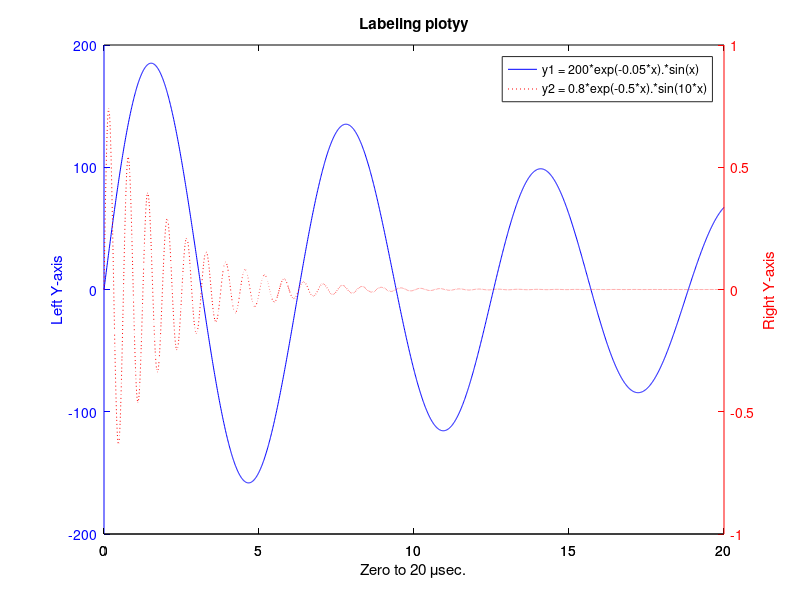

The MATLAB source for this figure:

x = 0:0.01:20;
y1 = 200*exp(-0.05*x).*sin(x);
y2 = 0.8*exp(-0.5*x).*sin(10*x);
[AX,H1,H2] = plotyy(x,y1,x,y2,'plot');
set(AX(1),'XColor','k','YColor','b');
set(AX(2),'XColor','k','YColor','r');
HH1=get(AX(1),'Ylabel');
set(HH1,'String','Left Y-axis');
set(HH1,'color','b');
HH2=get(AX(2),'Ylabel');
set(HH2,'String','Right Y-axis');
set(HH2,'color','r');
set(H1,'LineStyle','-');
set(H1,'color','b');
set(H2,'LineStyle',':');
set(H2,'color','r');
legend([H1,H2],{'y1 = 200*exp(-0.05*x).*sin(x)';'y2 = 0.8*exp(-0.5*x).*sin(10*x)'});
xlabel('Zero to 20 \musec.');
title('Labeling plotyy');